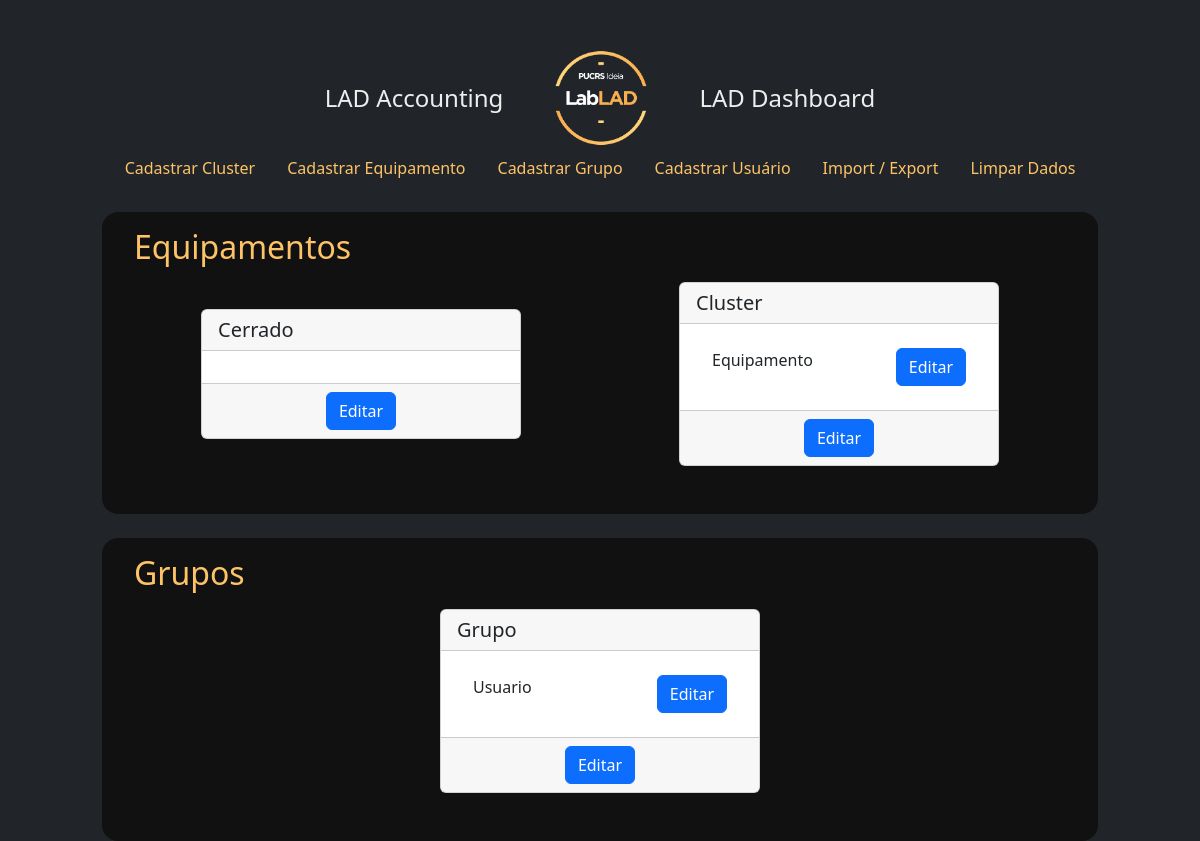
Before: / with the older database file.
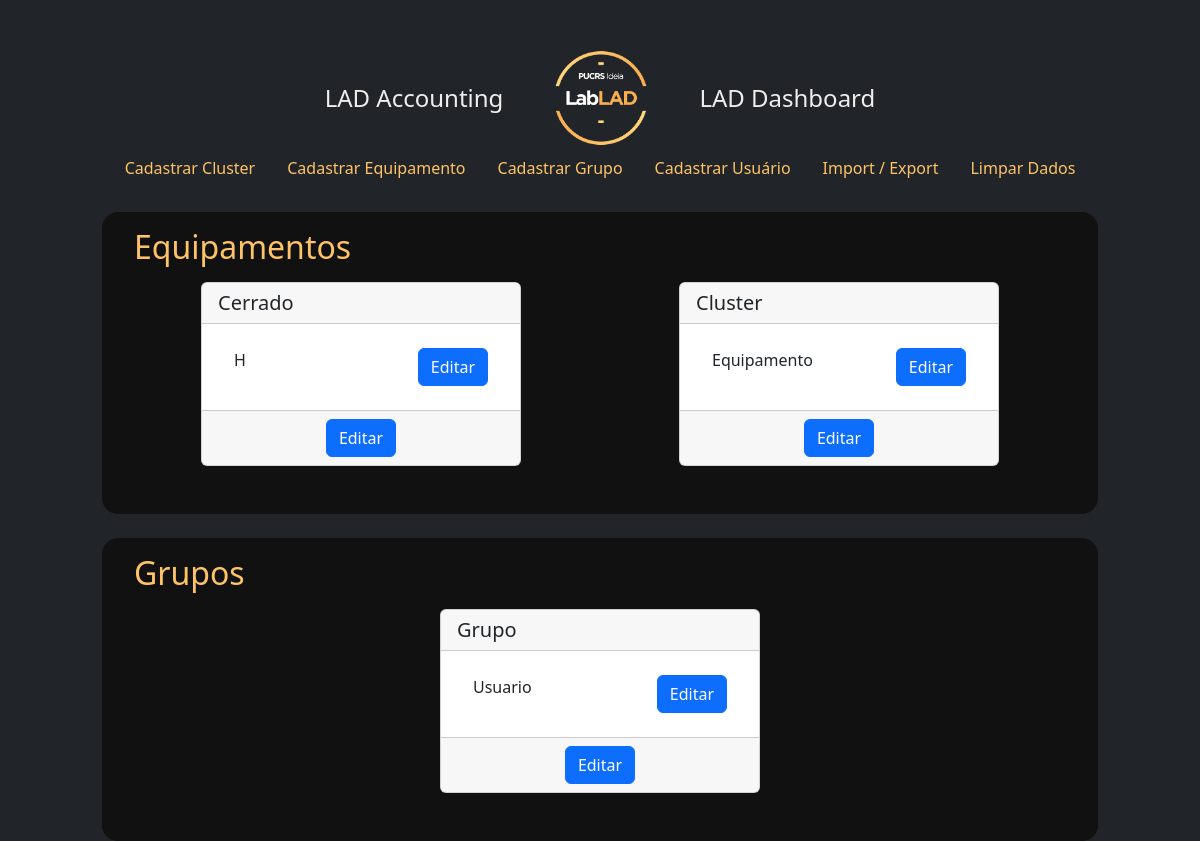
After: the same page with the newer database file.
### app.py (models this page shows)
class BaseModel(Model):
    class Meta:
        database = database

class Cluster(BaseModel):
    name = CharField(unique=True)
    description = TextField()
    date_beg = DateField()
    date_end = DateField()
    status = BooleanField()

class Equipamento(BaseModel):
    cluster = ForeignKeyField(Cluster, backref='equipamentos', on_delete='cascade')
    hostname = CharField()
    modelo = CharField()
    tipo = CharField()
    patrimonio = CharField()
    serviceTag = CharField()
    nucleo = IntegerField()
    memoria = IntegerField()
    disco = IntegerField()
    date_beg = DateField()
    date_end = DateField()
    status = BooleanField()

class Grupo(BaseModel):
    nome = CharField()
    demanda = IntegerField()
    unidade = CharField()
    coordenador = CharField()
    status = BooleanField()
    date_beg = DateField()
    observacoes = TextField()
    tipo = CharField()

class Usuario(BaseModel):
    grupo = ForeignKeyField(Grupo, backref='usuarios')
    nome = CharField()
    email = CharField()
    date_beg = DateField()
    date_end = DateField()
    observacoes = TextField()
    status = BooleanField()

### app.py (the view)
@server.route('/', methods=['GET', 'POST'])
def homepage():
    lista_cluster = Cluster.select().order_by(Cluster.name).prefetch(Equipamento)
    lista_grupo = Grupo.select().order_by(Grupo.nome).prefetch(Usuario)
    return render_template('homepage.html', lista_cluster=lista_cluster, lista_grupo=lista_grupo)

### app.py (called while the page is built)
@server.before_request
def before_request():
    g.db = database
    g.db.connect()

@server.after_request
def after_request(response):
    g.db.close()
    return response

### templates/homepage.html
{% extends "layout.html" %}
{% block body %}
<section class="cluster mb-4">
  <h2 class="mb-3">Equipamentos</h2>
  <div class="row">
    {% for cluster in lista_cluster %}
      <div class="col m-auto">
        <div class="card m-auto">
          <h5 class="card-header">{{ cluster.name }}</h5>
          <div class="card-body">
            <ul class="list-group list-group-flush">
              {% for equipamento in cluster.equipamentos %}
                <li class="list-group-item">{{ equipamento.hostname }}<a class="btn btn-primary" href="{{ url_for('equipamento', equipName=equipamento.hostname) }}" role="button" style="float: right;">Editar</a></li>
              {% endfor %}
            </ul>
          </div>
          <div class="card-footer text-center">
            <a class="btn btn-primary" href="{{ url_for('cluster', clusterName=cluster.name) }}" role="button">Editar</a>
          </div>
        </div>
      </div>
    {% endfor %}
  </div>
</section>
<section class="grupo">
  <h2 class="mb-3">Grupos</h2>
  <div class="row">
    {% for grupo in lista_grupo %}
      <div class="col m-auto">
        <div class="card m-auto">
          <h5 class="card-header">{{ grupo.nome }}</h5>
          <div class="card-body">
            <ul class="list-group list-group-flush">
              {% for usuario in grupo.usuarios %}
              <li class="list-group-item">{{ usuario.nome }}<a class="btn btn-primary ml-2" href="{{ url_for('usuario', userName=usuario.nome) }}" role="button" style="float: right;">Editar</a></li>
              {% endfor %}
            </ul>
          </div>
          <div class="card-footer text-center">
            <a class="btn btn-primary" href="{{ url_for('grupo', groupName=grupo.nome) }}" role="button">Editar</a>
          </div>
        </div>
      </div>
    {% endfor %}
  </div>
</section>
{% endblock %}

### templates/layout.html (shortened to what this page needs)
<!DOCTYPE html>
<html lang="en">
<head>
  <link rel=stylesheet type=text/css href="{{ url_for('static', filename='style.css') }}">
  <link rel="stylesheet" href="https://cdn.jsdelivr.net/npm/bootstrap@5.2.0/dist/css/bootstrap.min.css">
</head>
<body>
  <div class=page>
    <nav class="navbar">
      <div class="navbar-brand">
        <a class="navbar-brand-title" href="{{ url_for('homepage') }}">LAD Accounting</a>
        <img src="{{ url_for('static', filename='images/LabLAD.png') }}" alt=" Logo LabLAD" width="100" height="100" class="d-inline-block align-text-middle">
        <a class="navbar-brand-title" href="{{ url_for('/dash/') }}">LAD Dashboard</a>
      </div>
      <ul class="nav">
        <li class="nav-item">
          <a class="nav-link" href="{{ url_for('cluster', clusterName='cadastro')}}">Cadastrar Cluster</a>
        </li>
        <li class="nav-item">
          <a class="nav-link" href="{{ url_for('equipamento', equipName='cadastro') }}">Cadastrar Equipamento</a>
        </li>
        <li class="nav-item">
          <a class="nav-link" href="{{ url_for('grupo', groupName='cadastro')}}">Cadastrar Grupo</a>
        </li>
        <li class="nav-item">
          <a class="nav-link" href="{{ url_for('usuario', userName='cadastro') }}">Cadastrar Usuário</a>
        </li>
        <li class="nav-item">
          <a class="nav-link" href="{{ url_for('upload') }}">Import / Export</a>
        </li>
        <li class="nav-item">
          <a class="nav-link" href="{{ url_for('clean') }}">Limpar Dados</a>
        </li>
      </ul>
    </nav>
    {% block body %}{% endblock %}
  </div>
</body>
</html>

### assets/style.css (style rules this page uses)
* { margin: 0; padding: 0; font-family: system-ui, -apple-system, BlinkMacSystemFont, 'Segoe UI', Roboto, Oxygen, Ubuntu, Cantarell, 'Open Sans', 'Helvetica Neue', sans-serif }
:root { --first_color: #FDC366; --second_color: #212529; --third_color: #111111; --fourth_color: #1E6EFF; --fifth-color: #EEE; font-size: 16px; }
body, .page, html { width: 100%; min-height: 100vh; background: var(--second_color); flex-direction: column; }
.navbar { background-color: var(--second_color); display: flex; flex-direction: column; padding: 3rem 0 1.5rem 0 !important; }
.navbar-brand { margin: 0 !important; padding: 0 !important; display: flex; gap: 3rem; align-items: center; }
.navbar-brand-title { text-decoration: none; font-size: 1.5rem; color: var(--fifth-color); }
.nav-link, .nav-item { text-decoration: none; color: var(--first_color) !important; }
section, .cadastro, .upload { background-color: var(--third_color); padding: 1rem 2rem 3rem; width: 83%; margin: auto; border-radius: 1rem; }
h2 { font-size: 1.2rem; color: var(--first_color); }
.page ul { list-style-type: none; }
.page li { clear: both; }
.card { max-width: 20rem; }

Changed rows visible on the page:
added Equipamento: hostname "H", shown under Cluster "Cerrado"
